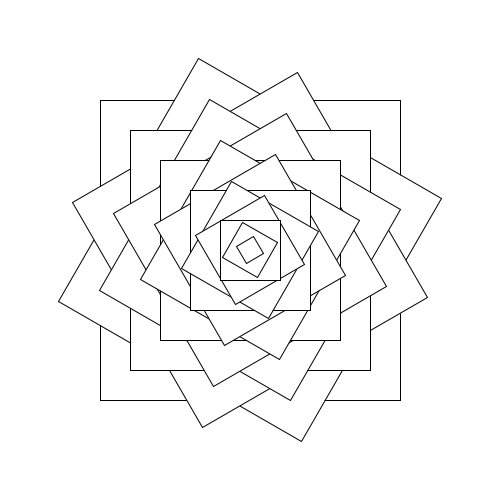
Frame 1 (no input)
Frame 60 (the mouse pressed at the canvas centre just before this capture): identical to frame 1, image omitted
Frame 120 (the mouse held since frame 60 and released just before this capture): identical to frame 1, image omitted

The Processing sketch that drew this single still picture (run headless with seeded random() and noise(); from frame 60 on, the mouse is pressed at the canvas centre):

// Processing sketch: rotacion_Push_Pop_Matrix_03
// ── rotacion_Push_Pop_Matrix_03.pde
void setup() {
  size(500, 500);
  rectMode(CENTER);
}

void draw() {
  background(255);

  //Ahora que ya sabemos como rotar, hagámos un poco de FOR LOOP FUN!
  
  //En cada vuelta del loop rotaremos un poco, y haremos que cada cuadrado se vaya achicando
  for (int i=0; i<15; i++) {
    pushMatrix();
    translate(width/2, height/2); 
    rotate(radians(30*i)); 
    rect(0, 0, 300-20*i, 300-20*i); 
    popMatrix();
  }
}
